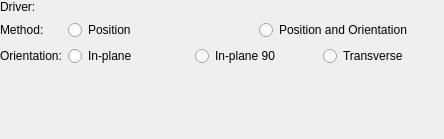
<?xml version="1.0" encoding="UTF-8"?>
<ui version="4.0">
 <class>qSlicerReslicePropertyWidget</class>
 <widget class="QWidget" name="qSlicerReslicePropertyWidget">
  <property name="geometry">
   <rect>
    <x>0</x>
    <y>0</y>
    <width>444</width>
    <height>139</height>
   </rect>
  </property>
  <property name="sizePolicy">
   <sizepolicy hsizetype="Maximum" vsizetype="Maximum">
    <horstretch>0</horstretch>
    <verstretch>0</verstretch>
   </sizepolicy>
  </property>
  <property name="minimumSize">
   <size>
    <width>0</width>
    <height>0</height>
   </size>
  </property>
  <property name="windowTitle">
   <string>GroupBox</string>
  </property>
  <property name="title" stdset="0">
   <string>GroupBox</string>
  </property>
  <layout class="QVBoxLayout" name="verticalLayout">
   <property name="margin">
    <number>0</number>
   </property>
   <item>
    <layout class="QFormLayout" name="formLayout">
     <item row="0" column="0">
      <widget class="QLabel" name="driverLabel">
       <property name="text">
        <string>Driver:</string>
       </property>
      </widget>
     </item>
     <item row="0" column="1">
      <widget class="qMRMLNodeComboBox" name="driverNodeSelector" native="true">
       <property name="nodeTypes" stdset="0">
        <stringlist>
         <string>vtkMRMLLinearTransformNode</string>
         <string>vtkMRMLScalarVolumeNode</string>
        </stringlist>
       </property>
       <property name="selectNodeUponCreation" stdset="0">
        <bool>true</bool>
       </property>
       <property name="addEnabled" stdset="0">
        <bool>false</bool>
       </property>
       <property name="removeEnabled" stdset="0">
        <bool>false</bool>
       </property>
       <property name="noneEnabled" stdset="0">
        <bool>true</bool>
       </property>
      </widget>
     </item>
     <item row="1" column="0">
      <widget class="QLabel" name="mehodLabel">
       <property name="text">
        <string>Method:</string>
       </property>
      </widget>
     </item>
     <item row="1" column="1">
      <layout class="QHBoxLayout" name="methodLayout">
       <item>
        <widget class="QRadioButton" name="positionRadioButton">
         <property name="text">
          <string>Position</string>
         </property>
        </widget>
       </item>
       <item>
        <widget class="QRadioButton" name="orientationRadioButton">
         <property name="text">
          <string>Position and Orientation</string>
         </property>
        </widget>
       </item>
      </layout>
     </item>
     <item row="2" column="0">
      <widget class="QLabel" name="orientationLabel">
       <property name="text">
        <string>Orientation:</string>
       </property>
      </widget>
     </item>
     <item row="2" column="1">
      <layout class="QHBoxLayout" name="orientationLayout">
       <item>
        <widget class="QRadioButton" name="inPlaneRadioButton">
         <property name="text">
          <string>In-plane</string>
         </property>
        </widget>
       </item>
       <item>
        <widget class="QRadioButton" name="inPlane90RadioButton">
         <property name="text">
          <string>In-plane 90</string>
         </property>
        </widget>
       </item>
       <item>
        <widget class="QRadioButton" name="transverseRadioButton">
         <property name="text">
          <string>Transverse</string>
         </property>
        </widget>
       </item>
      </layout>
     </item>
    </layout>
   </item>
  </layout>
 </widget>
 <customwidgets>
  <customwidget>
   <class>qMRMLNodeComboBox</class>
   <extends>QWidget</extends>
   <header>qMRMLNodeComboBox.h</header>
  </customwidget>
 </customwidgets>
 <resources/>
 <connections/>
</ui>
